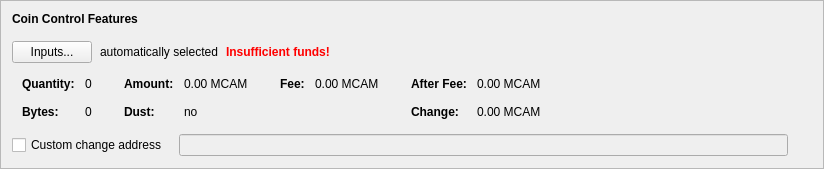
      <widget class="QFrame" name="frameCoinControl">
       <property name="sizePolicy">
        <sizepolicy hsizetype="Preferred" vsizetype="Fixed">
         <horstretch>0</horstretch>
         <verstretch>0</verstretch>
        </sizepolicy>
       </property>
       <property name="frameShape">
        <enum>QFrame::StyledPanel</enum>
       </property>
       <property name="frameShadow">
        <enum>QFrame::Raised</enum>
       </property>
       <layout class="QVBoxLayout" name="verticalLayout_4">
        <item>
         <layout class="QVBoxLayout" name="verticalLayoutCoinControl" stretch="0,0,0,0,0">
          <property name="spacing">
           <number>0</number>
          </property>
          <property name="sizeConstraint">
           <enum>QLayout::SetDefaultConstraint</enum>
          </property>
          <property name="leftMargin">
           <number>0</number>
          </property>
          <property name="topMargin">
           <number>0</number>
          </property>
          <item>
           <layout class="QHBoxLayout" name="horizontalLayoutCoinControl1">
            <property name="bottomMargin">
             <number>15</number>
            </property>
            <item>
             <widget class="QLabel" name="labelCoinControlFeatures">
              <property name="sizePolicy">
               <sizepolicy hsizetype="Preferred" vsizetype="Maximum">
                <horstretch>0</horstretch>
                <verstretch>0</verstretch>
               </sizepolicy>
              </property>
              <property name="font">
               <font>
                <weight>75</weight>
                <bold>true</bold>
               </font>
              </property>
              <property name="styleSheet">
               <string notr="true">font-weight:bold;</string>
              </property>
              <property name="text">
               <string>Coin Control Features</string>
              </property>
             </widget>
            </item>
           </layout>
          </item>
          <item>
           <layout class="QHBoxLayout" name="horizontalLayoutCoinControl2" stretch="0,0,0,0">
            <property name="spacing">
             <number>8</number>
            </property>
            <property name="bottomMargin">
             <number>10</number>
            </property>
            <item>
             <widget class="QPushButton" name="pushButtonCoinControl">
              <property name="styleSheet">
               <string notr="true"/>
              </property>
              <property name="text">
               <string>Inputs...</string>
              </property>
              <property name="autoDefault">
               <bool>false</bool>
              </property>
             </widget>
            </item>
            <item>
             <widget class="QLabel" name="labelCoinControlAutomaticallySelected">
              <property name="text">
               <string>automatically selected</string>
              </property>
              <property name="margin">
               <number>5</number>
              </property>
             </widget>
            </item>
            <item>
             <widget class="QLabel" name="labelCoinControlInsuffFunds">
              <property name="font">
               <font>
                <weight>75</weight>
                <bold>true</bold>
               </font>
              </property>
              <property name="styleSheet">
               <string notr="true">color:red;font-weight:bold;</string>
              </property>
              <property name="text">
               <string>Insufficient funds!</string>
              </property>
              <property name="margin">
               <number>5</number>
              </property>
             </widget>
            </item>
            <item>
             <spacer name="horizontalSpacerCoinControl">
              <property name="orientation">
               <enum>Qt::Horizontal</enum>
              </property>
              <property name="sizeHint" stdset="0">
               <size>
                <width>40</width>
                <height>1</height>
               </size>
              </property>
             </spacer>
            </item>
           </layout>
          </item>
          <item>
           <widget class="QWidget" name="widgetCoinControl" native="true">
            <property name="sizePolicy">
             <sizepolicy hsizetype="Preferred" vsizetype="Preferred">
              <horstretch>0</horstretch>
              <verstretch>0</verstretch>
             </sizepolicy>
            </property>
            <property name="minimumSize">
             <size>
              <width>0</width>
              <height>0</height>
             </size>
            </property>
            <property name="styleSheet">
             <string notr="true"/>
            </property>
            <layout class="QHBoxLayout" name="horizontalLayoutCoinControl5">
             <property name="leftMargin">
              <number>0</number>
             </property>
             <property name="topMargin">
              <number>0</number>
             </property>
             <property name="rightMargin">
              <number>0</number>
             </property>
             <property name="bottomMargin">
              <number>0</number>
             </property>
             <item>
              <layout class="QHBoxLayout" name="horizontalLayoutCoinControl3" stretch="0,0,0,1">
               <property name="spacing">
                <number>20</number>
               </property>
               <property name="topMargin">
                <number>0</number>
               </property>
               <property name="bottomMargin">
                <number>10</number>
               </property>
               <item>
                <layout class="QFormLayout" name="formLayoutCoinControl1">
                 <property name="horizontalSpacing">
                  <number>10</number>
                 </property>
                 <property name="verticalSpacing">
                  <number>14</number>
                 </property>
                 <property name="leftMargin">
                  <number>10</number>
                 </property>
                 <property name="topMargin">
                  <number>4</number>
                 </property>
                 <property name="rightMargin">
                  <number>6</number>
                 </property>
                 <item row="0" column="0">
                  <widget class="QLabel" name="labelCoinControlQuantityText">
                   <property name="font">
                    <font>
                     <weight>75</weight>
                     <bold>true</bold>
                    </font>
                   </property>
                   <property name="text">
                    <string>Quantity:</string>
                   </property>
                   <property name="margin">
                    <number>0</number>
                   </property>
                  </widget>
                 </item>
                 <item row="0" column="1">
                  <widget class="QLabel" name="labelCoinControlQuantity">
                   <property name="cursor">
                    <cursorShape>IBeamCursor</cursorShape>
                   </property>
                   <property name="contextMenuPolicy">
                    <enum>Qt::ActionsContextMenu</enum>
                   </property>
                   <property name="text">
                    <string notr="true">0</string>
                   </property>
                   <property name="margin">
                    <number>0</number>
                   </property>
                   <property name="textInteractionFlags">
                    <set>Qt::LinksAccessibleByMouse|Qt::TextSelectableByKeyboard|Qt::TextSelectableByMouse</set>
                   </property>
                  </widget>
                 </item>
                 <item row="1" column="0">
                  <widget class="QLabel" name="labelCoinControlBytesText">
                   <property name="font">
                    <font>
                     <weight>75</weight>
                     <bold>true</bold>
                    </font>
                   </property>
                   <property name="text">
                    <string>Bytes:</string>
                   </property>
                  </widget>
                 </item>
                 <item row="1" column="1">
                  <widget class="QLabel" name="labelCoinControlBytes">
                   <property name="cursor">
                    <cursorShape>IBeamCursor</cursorShape>
                   </property>
                   <property name="contextMenuPolicy">
                    <enum>Qt::ActionsContextMenu</enum>
                   </property>
                   <property name="text">
                    <string notr="true">0</string>
                   </property>
                   <property name="textInteractionFlags">
                    <set>Qt::LinksAccessibleByMouse|Qt::TextSelectableByKeyboard|Qt::TextSelectableByMouse</set>
                   </property>
                  </widget>
                 </item>
                </layout>
               </item>
               <item>
                <layout class="QFormLayout" name="formLayoutCoinControl2">
                 <property name="horizontalSpacing">
                  <number>10</number>
                 </property>
                 <property name="verticalSpacing">
                  <number>14</number>
                 </property>
                 <property name="leftMargin">
                  <number>6</number>
                 </property>
                 <property name="topMargin">
                  <number>4</number>
                 </property>
                 <property name="rightMargin">
                  <number>6</number>
                 </property>
                 <item row="0" column="0">
                  <widget class="QLabel" name="labelCoinControlAmountText">
                   <property name="font">
                    <font>
                     <weight>75</weight>
                     <bold>true</bold>
                    </font>
                   </property>
                   <property name="text">
                    <string>Amount:</string>
                   </property>
                   <property name="margin">
                    <number>0</number>
                   </property>
                  </widget>
                 </item>
                 <item row="0" column="1">
                  <widget class="QLabel" name="labelCoinControlAmount">
                   <property name="cursor">
                    <cursorShape>IBeamCursor</cursorShape>
                   </property>
                   <property name="contextMenuPolicy">
                    <enum>Qt::ActionsContextMenu</enum>
                   </property>
                   <property name="text">
                    <string notr="true">0.00 MCAM</string>
                   </property>
                   <property name="textInteractionFlags">
                    <set>Qt::LinksAccessibleByMouse|Qt::TextSelectableByKeyboard|Qt::TextSelectableByMouse</set>
                   </property>
                  </widget>
                 </item>
                 <item row="1" column="0">
                  <widget class="QLabel" name="labelCoinControlLowOutputText">
                   <property name="font">
                    <font>
                     <weight>75</weight>
                     <bold>true</bold>
                    </font>
                   </property>
                   <property name="text">
                    <string>Dust:</string>
                   </property>
                  </widget>
                 </item>
                 <item row="1" column="1">
                  <widget class="QLabel" name="labelCoinControlLowOutput">
                   <property name="cursor">
                    <cursorShape>IBeamCursor</cursorShape>
                   </property>
                   <property name="contextMenuPolicy">
                    <enum>Qt::ActionsContextMenu</enum>
                   </property>
                   <property name="text">
                    <string notr="true">no</string>
                   </property>
                   <property name="textInteractionFlags">
                    <set>Qt::LinksAccessibleByMouse|Qt::TextSelectableByKeyboard|Qt::TextSelectableByMouse</set>
                   </property>
                  </widget>
                 </item>
                </layout>
               </item>
               <item>
                <layout class="QFormLayout" name="formLayoutCoinControl3">
                 <property name="horizontalSpacing">
                  <number>10</number>
                 </property>
                 <property name="verticalSpacing">
                  <number>14</number>
                 </property>
                 <property name="leftMargin">
                  <number>6</number>
                 </property>
                 <property name="topMargin">
                  <number>4</number>
                 </property>
                 <property name="rightMargin">
                  <number>6</number>
                 </property>
                 <item row="0" column="0">
                  <widget class="QLabel" name="labelCoinControlFeeText">
                   <property name="font">
                    <font>
                     <weight>75</weight>
                     <bold>true</bold>
                    </font>
                   </property>
                   <property name="text">
                    <string>Fee:</string>
                   </property>
                   <property name="margin">
                    <number>0</number>
                   </property>
                  </widget>
                 </item>
                 <item row="0" column="1">
                  <widget class="QLabel" name="labelCoinControlFee">
                   <property name="cursor">
                    <cursorShape>IBeamCursor</cursorShape>
                   </property>
                   <property name="contextMenuPolicy">
                    <enum>Qt::ActionsContextMenu</enum>
                   </property>
                   <property name="text">
                    <string notr="true">0.00 MCAM</string>
                   </property>
                   <property name="textInteractionFlags">
                    <set>Qt::LinksAccessibleByMouse|Qt::TextSelectableByKeyboard|Qt::TextSelectableByMouse</set>
                   </property>
                  </widget>
                 </item>
                </layout>
               </item>
               <item>
                <layout class="QFormLayout" name="formLayoutCoinControl4">
                 <property name="horizontalSpacing">
                  <number>10</number>
                 </property>
                 <property name="verticalSpacing">
                  <number>14</number>
                 </property>
                 <property name="leftMargin">
                  <number>6</number>
                 </property>
                 <property name="topMargin">
                  <number>4</number>
                 </property>
                 <property name="rightMargin">
                  <number>6</number>
                 </property>
                 <item row="0" column="0">
                  <widget class="QLabel" name="labelCoinControlAfterFeeText">
                   <property name="font">
                    <font>
                     <weight>75</weight>
                     <bold>true</bold>
                    </font>
                   </property>
                   <property name="text">
                    <string>After Fee:</string>
                   </property>
                   <property name="margin">
                    <number>0</number>
                   </property>
                  </widget>
                 </item>
                 <item row="0" column="1">
                  <widget class="QLabel" name="labelCoinControlAfterFee">
                   <property name="cursor">
                    <cursorShape>IBeamCursor</cursorShape>
                   </property>
                   <property name="contextMenuPolicy">
                    <enum>Qt::ActionsContextMenu</enum>
                   </property>
                   <property name="text">
                    <string notr="true">0.00 MCAM</string>
                   </property>
                   <property name="textInteractionFlags">
                    <set>Qt::LinksAccessibleByMouse|Qt::TextSelectableByKeyboard|Qt::TextSelectableByMouse</set>
                   </property>
                  </widget>
                 </item>
                 <item row="1" column="0">
                  <widget class="QLabel" name="labelCoinControlChangeText">
                   <property name="font">
                    <font>
                     <weight>75</weight>
                     <bold>true</bold>
                    </font>
                   </property>
                   <property name="text">
                    <string>Change:</string>
                   </property>
                  </widget>
                 </item>
                 <item row="1" column="1">
                  <widget class="QLabel" name="labelCoinControlChange">
                   <property name="cursor">
                    <cursorShape>IBeamCursor</cursorShape>
                   </property>
                   <property name="contextMenuPolicy">
                    <enum>Qt::ActionsContextMenu</enum>
                   </property>
                   <property name="text">
                    <string notr="true">0.00 MCAM</string>
                   </property>
                   <property name="textInteractionFlags">
                    <set>Qt::LinksAccessibleByMouse|Qt::TextSelectableByKeyboard|Qt::TextSelectableByMouse</set>
                   </property>
                  </widget>
                 </item>
                </layout>
               </item>
              </layout>
             </item>
            </layout>
           </widget>
          </item>
          <item>
           <layout class="QHBoxLayout" name="horizontalLayoutCoinControl4" stretch="0,0,0">
            <property name="spacing">
             <number>12</number>
            </property>
            <property name="sizeConstraint">
             <enum>QLayout::SetDefaultConstraint</enum>
            </property>
            <property name="topMargin">
             <number>5</number>
            </property>
            <property name="rightMargin">
             <number>5</number>
            </property>
            <item>
             <widget class="QCheckBox" name="checkBoxCoinControlChange">
              <property name="toolTip">
               <string>If this is activated, but the change address is empty or invalid, change will be sent to a newly generated address.</string>
              </property>
              <property name="text">
               <string>Custom change address</string>
              </property>
             </widget>
            </item>
            <item>
             <widget class="QValidatedLineEdit" name="lineEditCoinControlChange">
              <property name="enabled">
               <bool>false</bool>
              </property>
              <property name="sizePolicy">
               <sizepolicy hsizetype="Expanding" vsizetype="Fixed">
                <horstretch>0</horstretch>
                <verstretch>0</verstretch>
               </sizepolicy>
              </property>
             </widget>
            </item>
            <item>
             <widget class="QLabel" name="labelCoinControlChangeLabel">
              <property name="sizePolicy">
               <sizepolicy hsizetype="Preferred" vsizetype="Expanding">
                <horstretch>0</horstretch>
                <verstretch>0</verstretch>
               </sizepolicy>
              </property>
              <property name="minimumSize">
               <size>
                <width>0</width>
                <height>0</height>
               </size>
              </property>
              <property name="text">
               <string/>
              </property>
              <property name="margin">
               <number>3</number>
              </property>
             </widget>
            </item>
           </layout>
          </item>
          <item>
           <spacer name="verticalSpacerCoinControl">
            <property name="orientation">
             <enum>Qt::Vertical</enum>
            </property>
            <property name="sizeType">
             <enum>QSizePolicy::Expanding</enum>
            </property>
            <property name="sizeHint" stdset="0">
             <size>
              <width>800</width>
              <height>1</height>
             </size>
            </property>
           </spacer>
          </item>
         </layout>
        </item>
       </layout>
      </widget>
